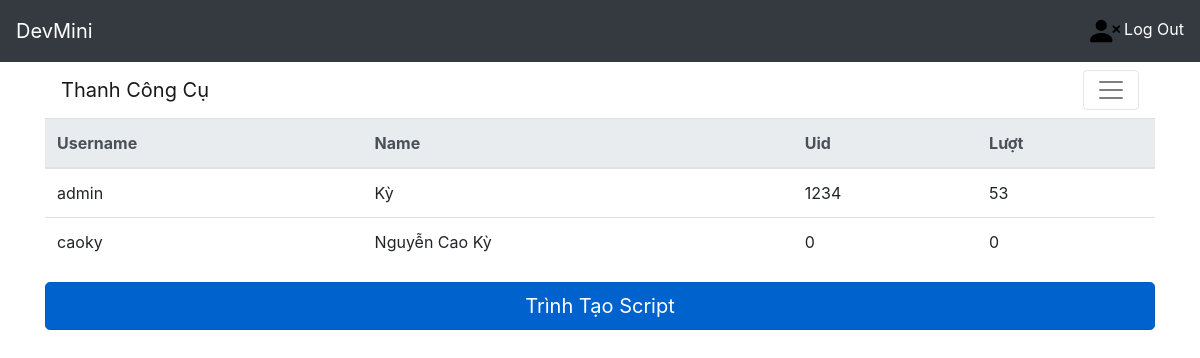
Before: / (signed in) with the older database file.
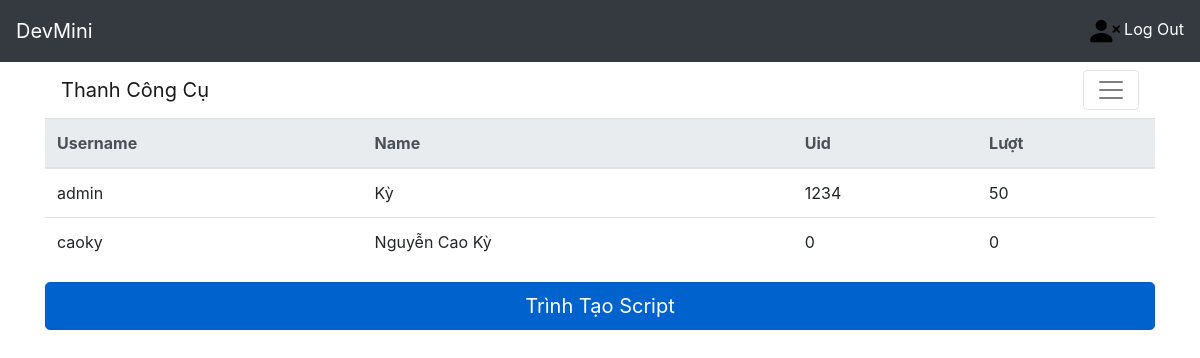
After: the same page with the newer database file.
### home/models.py (models this page shows)
class MyUser(AbstractUser):
    luot=models.IntegerField(default=0)
    name=models.CharField(max_length=100,default="")
    uid=models.IntegerField(default=0)
    isAdmin = models.BooleanField(default=False)
    madonhang=models.IntegerField(default=0)

### home/views.py (the view)
# urls.py: path('', views.index),
def index(request):
   User = {'MyUser': MyUser.objects.all()}
   return render(request, 'pages/home.html', User)

### home/templates/pages/home.html (shortened to what this page needs)
{% extends "pages/base.html" %}
{% block menu %}
<nav class="navbar navbar-light">
  <a class="navbar-brand" href="#">Thanh Công Cụ</a>
  <button class="navbar-toggler" type="button" data-toggle="collapse" data-target="#navbarNavAltMarkup" aria-controls="navbarNavAltMarkup" aria-expanded="false" aria-label="Toggle navigation">
    <span class="navbar-toggler-icon"></span>
  </button>
</nav>
<table class="table">
  <thead class="thead-light">
    <tr>
      <th scope="col">Username</th>
      <th scope="col">Name</th>
      <th scope="col">Uid</th>
      <th scope="col">Lượt</th>
    </tr>
  </thead>
  <tbody>
  {% for name in MyUser %}
    <tr>
      <td>{{name.username}}</td>
      <td>{{name.name}}</td>
      <td>{{name.uid}}</td>
      <td>{{name.luot}}</td>
    </tr>
    {% endfor %}
  </tbody>
</table>
{% if user.luot > 0 %}
<a href="{% url 'script' %}" class="btn btn-primary btn-lg active btn-lg btn-block" role="button" aria-pressed="true">Trình Tạo Script</a>
{% endif %}
{% endblock %}

Changed rows visible on the page:
changed MyUser "admin": luot "53" → "50"
